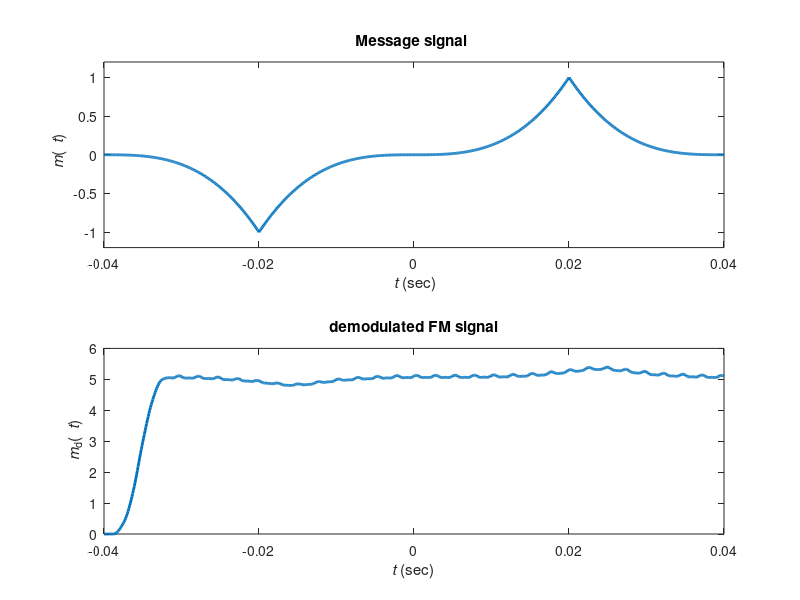
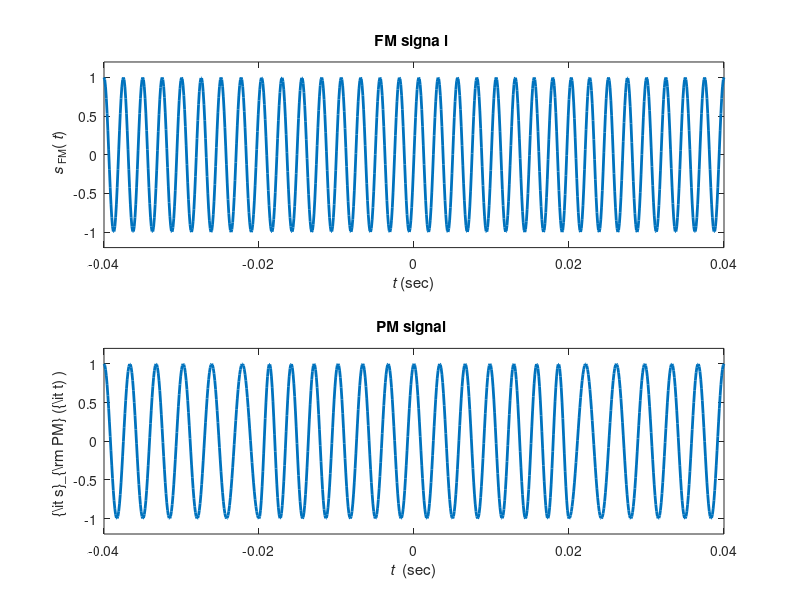
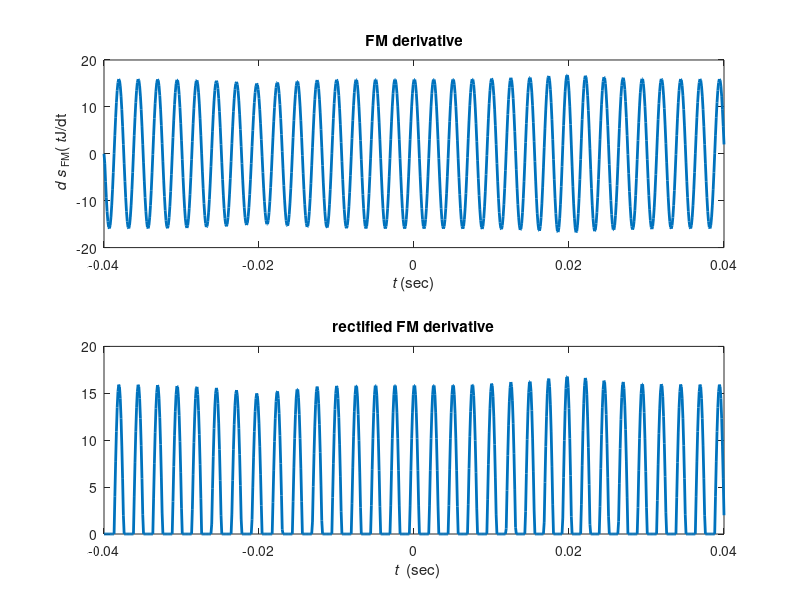
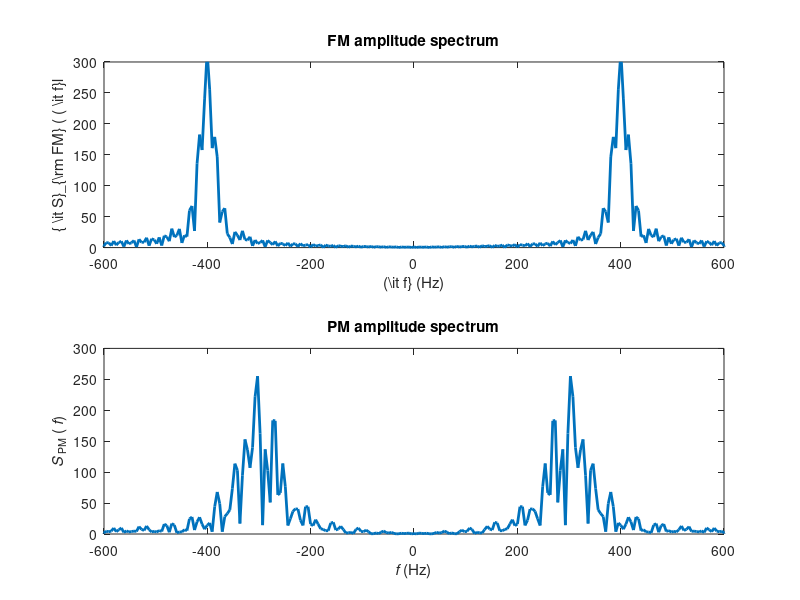

The MATLAB script that drew these images, in order:
%%ECE132A: Homework 2
% Author: Thomas Kost
% UID: 504989794
% Date: 4/23/20
%% 4.13-5
clear,clc,close all;
ts=1.e-4 ;
t=- 0.04 : ts:0.04 ;
Ta=0.01;
m_sig  = zeros(1,length(t));

for i =1:length(t)
    if(t(i) <-0.02 && t(i) >= -0.04)
        m_sig(i) = -0.125*(100*t(i)+4)^3;
    elseif (t(i)>= -0.02 && t(i) <0.02)
        m_sig(i) = 0.125*(100*t(i))^3;
    elseif (t(i)>= 0.02 && t(i) <= 0.04)
        m_sig(i) = -0.125*(100*t(i)-4)^3;
    end
end
Lfft=length (t); Lfft=2^ceil(log2(Lfft));
M_fre=fftshift(fft (m_sig,Lfft));
freqm=( -Lfft/2 :Lfft/ 2- 1) /(Lfft*ts) ;
B_m=100; %Bandwidth of the signal i s B_m Hz .
% Design a simple lowpass filter with bandwidth B_rn Hz .
h=fir1(80,[B_m*ts]) ;
%
kf=50*pi;
m_intg=kf*ts*cumsum(m_sig);
s_fm=cos(2*pi * 400*t+m_intg) ;
s_pm=cos(2*pi* 300 *t+pi*m_sig) ;
Lfft=length(t) ; Lfft=2^ceil(log2(Lfft) +1) ;
S_fm=fftshift(fft(s_fm, Lfft)) ;
S_pm=fftshift(fft(s_pm,Lfft)) ;
freqs=(-Lfft/2 :Lfft/2-1)/(Lfft*ts) ;
s_fmdem=diff ( [s_fm(1) s_fm]) /ts /kf; 
s_fmrec=s_fmdem.*(s_fmdem>0);
s_dec=filter(h,1,s_fmrec) ;
% Demodulation
% Using an ideal LPF with bandwidth 200 Hz
Trange1=[-0.04 0.04 -1.2 1.2] ;
fig1 = figure(1)
subplot(211);m1=plot(t,m_sig);
axis(Trange1); set(m1, 'Linewidth' ,2);
xlabel('{\it t} (sec)'); ylabel(' {\it m}({ \it t})') ;
title('Message signal ' ) ;
subplot(212);m2=plot(t,s_dec) ;
set(m2, 'Linewidth' ,2);
xlabel('{\it t} (sec) ' ) ; ylabel( '{ \it m}_d({ \it t}) ' )
title('demodulated FM signal');
saveas(fig1, '4_13_5_1.jpg');
fig2 = figure(2)
subplot (211);tdl=plot(t,s_fm) ;
axis(Trange1); set(tdl,'Linewidth' , 2) ;
xlabel('{\it t} (sec) ' ) ; ylabel('{\it s}_{\rm FM}({\it t})');
title('FM signa l ');
subplot(212) ; td2=plot(t, s_pm) ;
axis( Trange1) ; set ( td2, 'Linewidth' , 2 ) ;
xlabel('{\it t } (sec) ' ) ; ylabel('{\it s}_{\rm PM} ({\it t) ) ' )
title( 'PM signal ' ) ;
saveas(fig2, '4_13_5_2.jpg');

fig3 = figure(3)
subplot(211);fpl=plot(t,s_fmdem) ;
set(fpl, 'Linewidth' , 2);
xlabel('{\it t} (sec) ' ) ; ylabel('{\it d s}_{\rm FM}({\it t}J/dt')
title( 'FM derivative') ;
subplot(212) ; fp2=plot(t, s_fmrec) ;
set(fp2,'Linewidth' , 2) ;
xlabel(' { \it t } (sec) ' );
title( 'rectified FM derivative');
Frange=[-600 600 0 300] ;
saveas(fig3, '4_13_5_3.jpg');

fig4 = figure(4)
subplot(211);fdl=plot(freqs,abs(S_fm));
axis(Frange); set(fdl, 'Linewidth' ,2);
xlabel('(\it f} (Hz)'); ylabel( '{ \it S}_{\rm FM} ( ( \it f}l');
title('FM amplitude spectrum') ;
subplot(212) ; fd2=plot(freqs, abs(S_pm));
axis(Frange); set(fd2, 'Linewidth' ,2) ;
xlabel('{\it f} (Hz) ' ); ylabel( '{\it S}_{\rm PM} ({\it f}) ' )
title('PM amplitude spectrum') ; 
saveas(fig4, '4_13_5_4.jpg');
